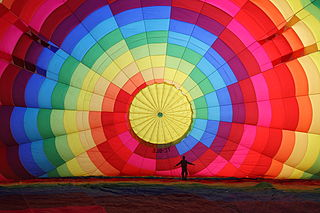
#> input picture data/cappadocia.jpg, 320 x 213 px, found by its file name
$ python cappadocia.py   (older library calls are emulated)
#> lines starting #> are read from the running program, lines starting #| are printed output that depends on the picture
import matplotlib as mpl
mpl.use('pgf')
import matplotlib.pyplot as plt
plt.style.use('./plots/a4.mplstyle')

import matplotlib.pyplot as plt
from skimage.filters import gaussian

image = plt.imread('data/cappadocia.jpg')
#> image is the input picture: shape (213, 320, 3); mean R, G, B 142.3, 85.7, 83.4

sigmas=[0,3,6,9]

fig, axs = plt.subplots(2,2, figsize=(4.7,3.7))
for ax, sigma in zip(axs.flatten(),sigmas):
    filtered = gaussian(image, sigma,multichannel=True,mode='nearest')
    ax.imshow(filtered)
    ax.set_title(r'$\sigma='+'{}'.format(sigma))
    #ticks = [n*N/4 for n in range(5)]
    ax.set_xticks([0,150,300])
#> this loop made 4 passes
#> pass 2, `filtered = gaussian(image, sigma,multichannel=True,mode='nearest')`:
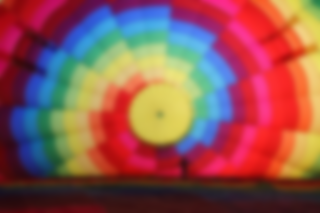
#> filtered: shape (213, 320, 3) float64; mean R, G, B 0.558, 0.336, 0.327
#> pass 3, `filtered = gaussian(image, sigma,multichannel=True,mode='nearest')`:
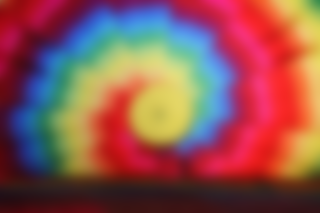
#> filtered: shape (213, 320, 3) float64; mean R, G, B 0.558, 0.336, 0.327
    #ax.set_yticks(ticks)

fig.suptitle('Gaussian blur')
#fig.subplots_adjust(top=0.91)
fig.subplots_adjust(bottom=0.1)
#fig.subplots_adjust(hspace=0.14)
fig.subplots_adjust(wspace=0.25)

fig.savefig('gfx/cappadocia.pgf')
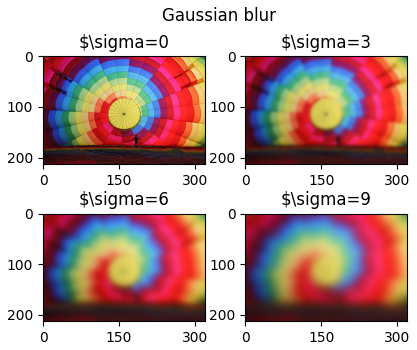
#> figure drawn by matplotlib, 4 panels
